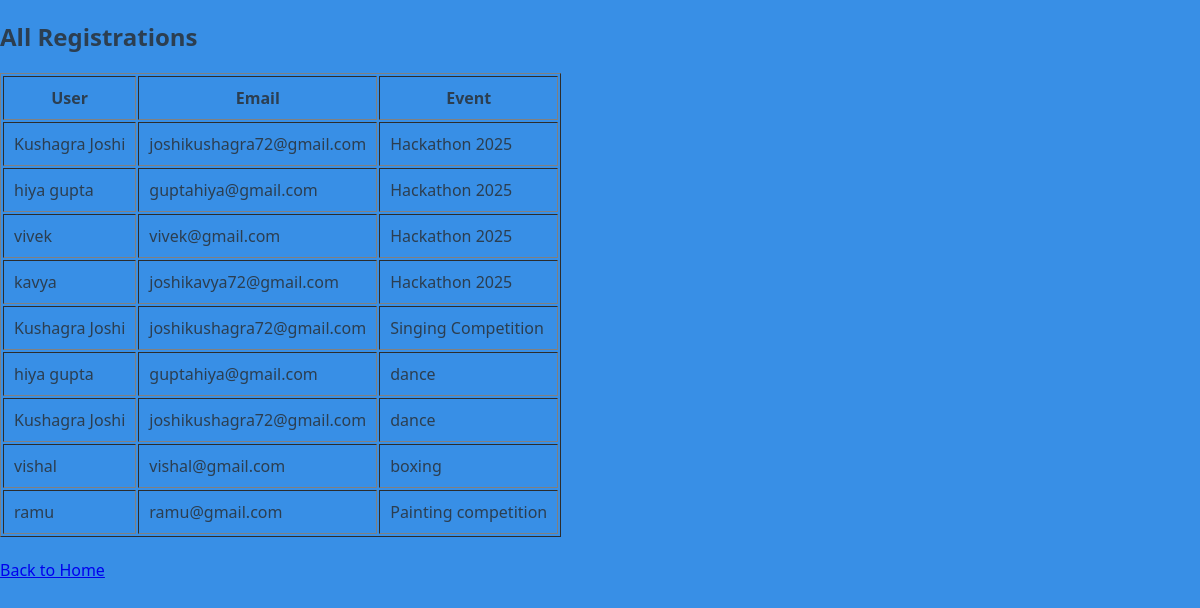
Before: /registrations with the older database file.
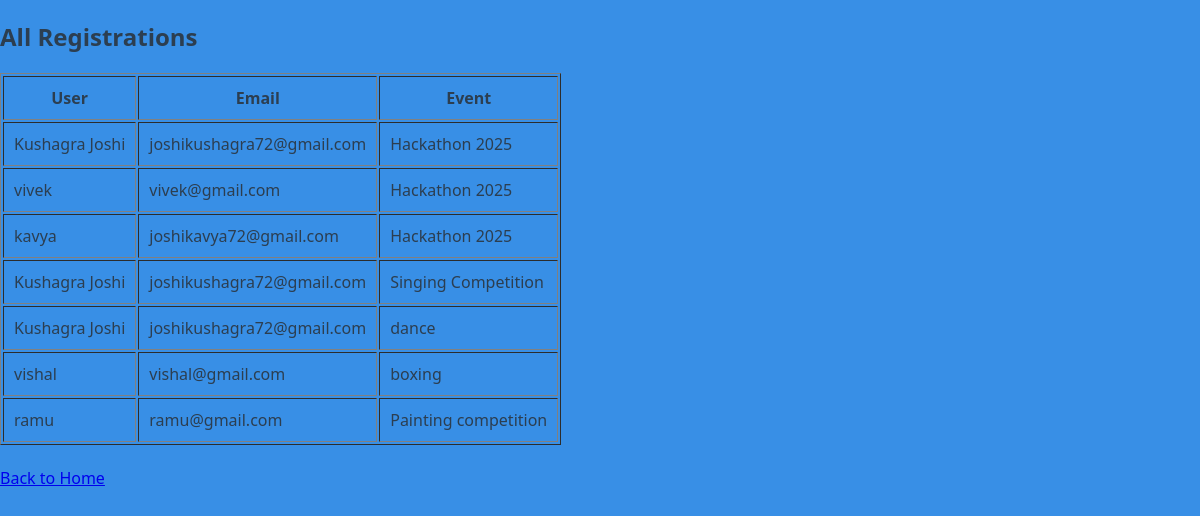
After: the same page with the newer database file.
### models.py (models this page shows)
class Registration(db.Model):
    id = db.Column(db.Integer, primary_key=True)
    name = db.Column(db.String(100), nullable=False)
    email = db.Column(db.String(100), nullable=False)
    event_id = db.Column(db.Integer, db.ForeignKey('event.id'), nullable=False)
    event = db.relationship('Event', backref=db.backref('registrations', lazy=True))

class Event(db.Model):
    id = db.Column(db.Integer, primary_key=True)
    name = db.Column(db.String(100), nullable=False)
    date = db.Column(db.String(50), nullable=False)
    location = db.Column(db.String(100), nullable=False)

### app.py (the view)
@app.route('/registrations')
def registrations():
    all_registrations = Registration.query.join(Event, Registration.event_id == Event.id).add_columns(
        Registration.name, Registration.email, Event.name.label("event_name")
    ).all()
    return render_template("registrations.html", data=all_registrations)

### templates/registrations.html (shortened to what this page needs)
<!DOCTYPE html>
<html>
<head>
    <link rel="stylesheet" href="{{ url_for('static', filename='styles.css') }}">
</head>
<body>
    <h2>All Registrations</h2>
    <table border="1" cellpadding="10">
        <tr>
            <th>User</th>
            <th>Email</th>
            <th>Event</th>
        </tr>
        {% for reg in data %}
        <tr>
            <td>{{ reg.name }}</td>
            <td>{{ reg.email }}</td>
            <td>{{ reg.event_name }}</td>
        </tr>
        {% endfor %}
    </table>
    <br>
    <a href="/">Back to Home</a>
</body>
</html>

### static/styles.css (style rules this page uses)
body { margin: 0; font-family: 'Segoe UI', sans-serif; background-color: #388fe6; color: #2c3e50; }

Changed rows visible on the page:
removed Registration: name "hiya gupta", email "guptahiya@gmail.com", event_name "Hackathon 2025"
removed Registration: name "hiya gupta", email "guptahiya@gmail.com", event_name "dance"
